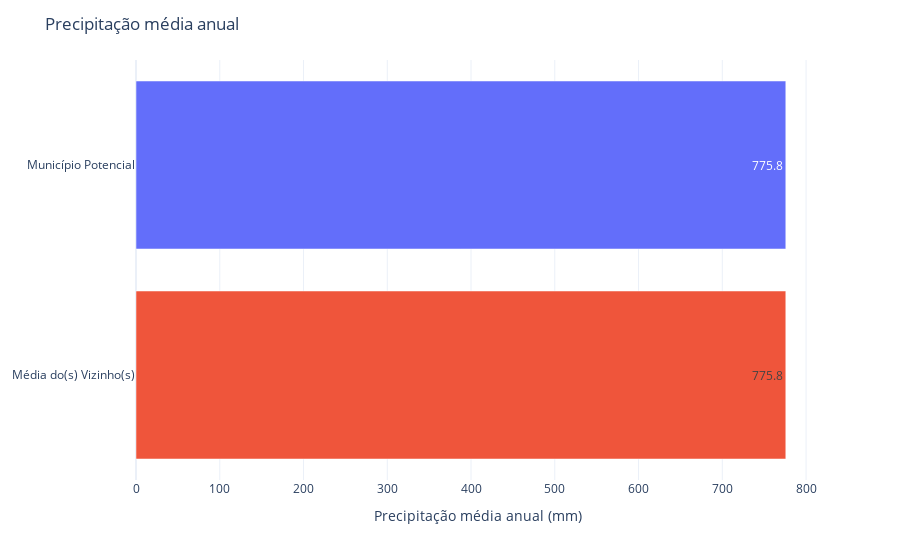

The notebook cell saved with this chart:
### Markdown cell above
#### 3.3.4.1) Clima

### Code cell
bar_plot(
        df = comp_df('PREC_MED', mun_df, all_muns, neighs), 
        x = 'PREC_MED', 
        y = 'NOME', 
        title = 'Precipitação média anual', 
        leg_x = 'Precipitação média anual (mm)',
        leg_y = None ,
        text = 'PREC_MED'
        )

### Figure 1 — Plotly figure (JSON) as saved in the notebook; plotly's stock layout.template omitted (floating-point values rounded to 4 significant figures)
{"data": [{"alignmentgroup": "True", "hovertemplate": "NOME=%{y}<br>PREC_MED=%{text}<extra></extra>", "legendgroup": "Município Potencial", "marker": {"color": "#636efa", "pattern": {"shape": ""}}, "name": "Município Potencial", "offsetgroup": "Município Potencial", "orientation": "h", "showlegend": false, "text": [775.8], "textposition": "auto", "type": "bar", "x": [775.8], "xaxis": "x", "y": ["Município Potencial"], "yaxis": "y"}, {"alignmentgroup": "True", "hovertemplate": "NOME=%{y}<br>PREC_MED=%{text}<extra></extra>", "legendgroup": "Média do(s) Vizinho(s)", "marker": {"color": "#EF553B", "pattern": {"shape": ""}}, "name": "Média do(s) Vizinho(s)", "offsetgroup": "Média do(s) Vizinho(s)", "orientation": "h", "showlegend": false, "text": [775.8], "textposition": "auto", "type": "bar", "x": [775.8], "xaxis": "x", "y": ["Média do(s) Vizinho(s)"], "yaxis": "y"}], "layout": {"barmode": "relative", "legend": {"title": {"text": "NOME"}, "tracegroupgap": 0}, "margin": {"t": 60}, "title": {"text": "Precipitação média anual"}, "xaxis": {"anchor": "y", "domain": [0, 1], "title": {"text": "Precipitação média anual (mm)"}}, "yaxis": {"anchor": "x", "categoryarray": ["Média do(s) Vizinho(s)", "Município Potencial"], "categoryorder": "array", "domain": [0, 1], "title": {}}}}
